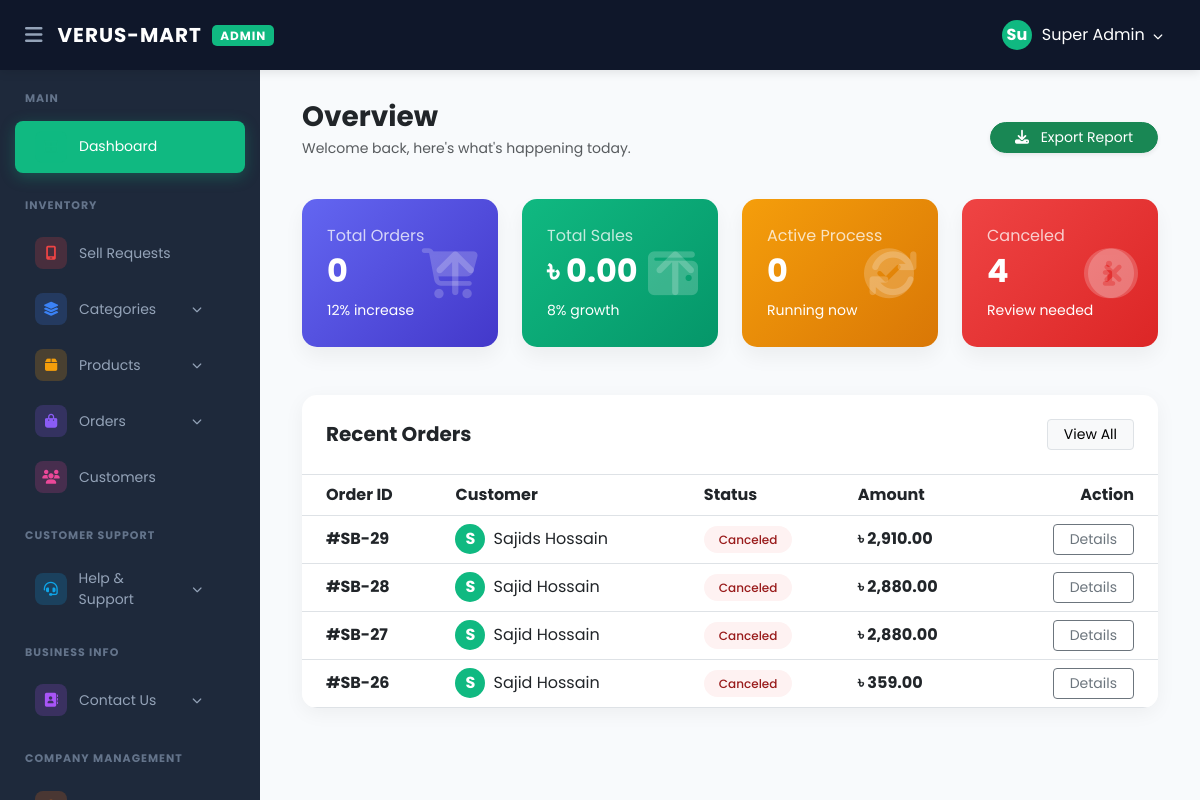
The app's page /verusmart/admin/dashboard.php (signed in) with its own data.
### tables this page shows
CREATE TABLE `orders` (
  `id` int(11) NOT NULL,
  `user_id` int(11) DEFAULT NULL,
  `customer_name` varchar(255) NOT NULL,
  `email` varchar(100) DEFAULT NULL,
  `phone` varchar(20) DEFAULT NULL,
  `address` text DEFAULT NULL,
  `order_note` text DEFAULT NULL,
  `total_amount` decimal(10,2) NOT NULL,
  `status` varchar(50) DEFAULT 'pending',
  `order_date` datetime DEFAULT current_timestamp()
);

### verusmart/admin/dashboard.php (the view, shortened to what this page needs)
<?php
include 'header.php';
include 'sidebar.php';
function getCount($conn, $table, $condition = "") {
    $sql = "SELECT id FROM `$table` " . ($condition ? " WHERE $condition" : "");
    $result = mysqli_query($conn, $sql);
    return ($result) ? mysqli_num_rows($result) : 0;
}
$pending_orders = getCount($conn, 'orders', "status='pending'");
$process_orders = getCount($conn, 'orders', "status='completed' OR status='processing' OR status='delivered'");
$cancel_orders  = getCount($conn, 'orders', "status='canceled'");
$income_query = mysqli_query($conn, "SELECT SUM(total_amount) as total FROM orders WHERE status='completed' OR status='delivered'");
$income_data  = mysqli_fetch_assoc($income_query);
$today_income = $income_data['total'] ?? "0.00";
$recent_orders = mysqli_query($conn, "SELECT * FROM orders ORDER BY id DESC LIMIT 10");
?>
<main class="main-content">
    <div class="container-fluid">
        <div class="d-flex justify-content-between align-items-center mb-4">
            <div>
                <h3 class="fw-bold mb-1">Overview</h3>
                <p class="text-muted small">Welcome back, here's what's happening today.</p>
            </div>
            <a href="dashboard.php?export=true" class="btn btn-success btn-sm px-4 rounded-pill shadow-sm text-decoration-none">
                <i class="fas fa-download me-2"></i> Export Report
            </a>
        </div>
        <div class="row g-4 mb-5">
            <div class="col-md-3">
                <div class="card-grad card-blue">
                    <p class="mb-1 opacity-75">Total Orders</p>
                    <h2 class="fw-bold"><?php echo $pending_orders + $process_orders; ?></h2>
                    <small><i class="fas fa-arrow-up me-1"></i> 12% increase</small>
                    <i class="fas fa-shopping-cart"></i>
                </div>
            </div>
            <div class="col-md-3">
                <div class="card-grad card-green">
                    <p class="mb-1 opacity-75">Total Sales</p>
                    <h2 class="fw-bold">৳ <?php echo number_format($today_income, 2); ?></h2>
                    <small><i class="fas fa-arrow-up me-1"></i> 8% growth</small>
                    <i class="fas fa-wallet"></i>
                </div>
            </div>
            <div class="col-md-3">
                <div class="card-grad card-yellow">
                    <p class="mb-1 opacity-75">Active Process</p>
                    <h2 class="fw-bold"><?php echo $process_orders; ?></h2>
                    <small><i class="fas fa-check-circle me-1"></i> Running now</small>
                    <i class="fas fa-sync"></i>
                </div>
            </div>
            <div class="col-md-3">
                <div class="card-grad card-red">
                    <p class="mb-1 opacity-75">Canceled</p>
                    <h2 class="fw-bold"><?php echo $cancel_orders; ?></h2>
                    <small><i class="fas fa-info-circle me-1"></i> Review needed</small>
                    <i class="fas fa-times-circle"></i>
                </div>
            </div>
        </div>
        <div class="table-container">
            <div class="p-4 d-flex justify-content-between align-items-center border-bottom">
                <h5 class="fw-bold mb-0">Recent Orders</h5>
                <a href="all_orders.php" class="btn btn-light btn-sm border px-3">View All</a>
            </div>
            <div class="table-responsive">
                <table class="table table-hover align-middle mb-0">
                    <thead class="bg-light">
                        <tr>
                            <th class="ps-4">Order ID</th>
                            <th>Customer</th>
                            <th>Status</th>
                            <th>Amount</th>
                            <th class="text-end pe-4">Action</th>
                        </tr>
                    </thead>
                    <tbody>
                        <?php while($row = mysqli_fetch_assoc($recent_orders)): ?>
                        <tr>
                            <td class="ps-4 fw-bold">#SB-<?php echo $row['id']; ?></td>
                            <td>
                                <div class="d-flex align-items-center">
                                    <div class="admin-avater me-2"><?php echo strtoupper(substr($row['customer_name'],0,1)); ?></div>
                                    <?php echo htmlspecialchars($row['customer_name'] ?? ''); ?>
                                </div>
                            </td>
                            <td>
                                <?php
                                    $status_class = 'status-pending';
                                    if($row['status'] == 'canceled') $status_class = 'status-canceled';
                                ?>
                                <span class="status-pill <?php echo $status_class; ?>">
                                    <?php echo ucfirst($row['status']); ?>
                                </span>
                            </td>
                            <td class="fw-bold">৳ <?php echo number_format($row['total_amount'], 2); ?></td>
                            <td class="text-end pe-4">
                                <a href="order_details.php?id=<?php echo $row['id']; ?>" class="btn btn-sm btn-outline-secondary px-3">Details</a>
                            </td>
                        </tr>
                        <?php endwhile; ?>
                    </tbody>
                </table>
            </div>
        </div>
    </div>
</main>
</body>
</html>

### verusmart/admin/header.php (style rules this page uses)
:root { --sidebar-width: 260px; --top-bg: #0f172a; --primary-blue: #3b82f6; }
* { margin: 0; padding: 0; box-sizing: border-box; font-family: 'Poppins', sans-serif; }
body { background: #f8fafc; overflow-x: hidden; }
.admin-avater { width: 35px; height: 35px; background: #10b981; border-radius: 50%; display: flex; align-items: center; justify-content: center; font-weight: 600; }

### verusmart/admin/dashboard.php (style rules this page uses)
.main-content { margin-left: 260px; padding: 100px 30px 30px; transition: 0.3s; }
.card-grad { border: none; border-radius: 15px; color: #fff; padding: 25px; position: relative; overflow: hidden; box-shadow: 0 10px 20px rgba(0,0,0,0.05); }
.card-grad i { position: absolute; right: 20px; top: 50%; transform: translateY(-50%); font-size: 50px; opacity: 0.2; }
.card-blue { background: linear-gradient(135deg, #6366f1 0%, #4338ca 100%); }
.card-green { background: linear-gradient(135deg, #10b981 0%, #059669 100%); }
.card-yellow { background: linear-gradient(135deg, #f59e0b 0%, #d97706 100%); }
.card-red { background: linear-gradient(135deg, #ef4444 0%, #dc2626 100%); }
.table-container { background: #fff; border-radius: 15px; box-shadow: 0 5px 20px rgba(0,0,0,0.05); padding: 0; overflow: hidden; }
.status-pill { padding: 5px 15px; border-radius: 20px; font-size: 12px; font-weight: 500; }
.status-canceled { background: #fef2f2; color: #991b1b; }
.admin-avater { width: 30px; height: 30px; background: #10b981; color: white; border-radius: 50%; display: flex; align-items: center; justify-content: center; font-weight: bold; }

### records on screen
orders: id "29", customer_name "S", customer_name "Sajids Hossain", status "Canceled", total_amount "2,910.00"
orders: id "28", customer_name "S", customer_name "Sajid Hossain", status "Canceled", total_amount "2,880.00"
orders: id "27", customer_name "S", customer_name "Sajid Hossain", status "Canceled", total_amount "2,880.00"
orders: id "26", customer_name "S", customer_name "Sajid Hossain", status "Canceled", total_amount "359.00"

### other values on screen
substr($_SESSION['admin_name'], 0, 2) "Su"
$_SESSION['admin_name'] "Super Admin"
$pending_orders + $process_orders "0"
$today_income "0.00"
$process_orders "0"
$cancel_orders "4"
